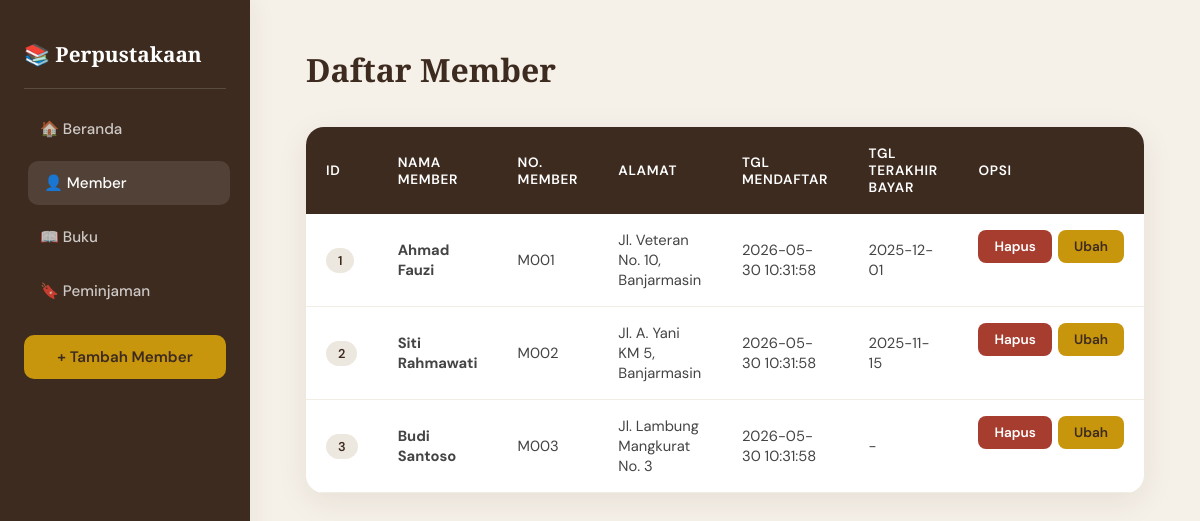
The page /Member.php on the database its author committed.
### tables this page shows
CREATE TABLE IF NOT EXISTS member (
    id_member       INT AUTO_INCREMENT PRIMARY KEY,
    nama_member     VARCHAR(250) NOT NULL,
    nomor_member    VARCHAR(15)  NOT NULL UNIQUE,
    alamat          TEXT,
    tgl_mendaftar   DATETIME     DEFAULT CURRENT_TIMESTAMP,
    tgl_terakhir_bayar DATE
);

### Model.php (called while the page is built, shortened)
<?php
function getAllMember() {
    $koneksi = koneksiDatabase();
    $query   = "SELECT * FROM member ORDER BY id_member ASC";
    $result  = mysqli_query($koneksi, $query);
    $data    = [];
    while ($row = mysqli_fetch_assoc($result)) {
        $data[] = $row;
    }
    return $data;
}

### Member.php (the view, shortened to what this page needs)
<?php
require_once 'Model.php';
$members = getAllMember();
?>
<!DOCTYPE html>
<html lang="id">
<head>
</head>
<body>
<aside class="sidebar">
    <h2>📚 Perpustakaan</h2>
    <a href="Index.php">🏠 Beranda</a>
    <a href="Member.php" class="active">👤 Member</a>
    <a href="Buku.php">📖 Buku</a>
    <a href="Peminjaman.php">🔖 Peminjaman</a>
    <a href="FormMember.php" class="tambah">+ Tambah Member</a>
</aside>
<main class="main">
    <div class="page-header">
        <h1 class="page-title">Daftar Member</h1>
    </div>
    <div class="table-wrap">
        <table>
            <thead>
                <tr>
                    <th>ID</th>
                    <th>Nama Member</th>
                    <th>No. Member</th>
                    <th>Alamat</th>
                    <th>Tgl Mendaftar</th>
                    <th>Tgl Terakhir Bayar</th>
                    <th>Opsi</th>
                </tr>
            </thead>
            <tbody>
                <?php if (empty($members)): ?>
                    <tr><td colspan="7" class="empty-state">Belum ada data member.</td></tr>
                <?php else: ?>
                    <?php foreach ($members as $m): ?>
                    <tr>
                        <td><span class="badge"><?= htmlspecialchars($m['id_member']) ?></span></td>
                        <td><strong><?= htmlspecialchars($m['nama_member']) ?></strong></td>
                        <td><?= htmlspecialchars($m['nomor_member']) ?></td>
                        <td><?= htmlspecialchars($m['alamat'] ?? '-') ?></td>
                        <td><?= htmlspecialchars($m['tgl_mendaftar'] ?? '-') ?></td>
                        <td><?= htmlspecialchars($m['tgl_terakhir_bayar'] ?? '-') ?></td>
                        <td style="display:flex;gap:6px;align-items:center;">
                            <a href="Member.php?hapus=<?= $m['id_member'] ?>"
                               class="btn btn-hapus"
                               onclick="return confirm('Yakin hapus member ini?')">Hapus</a>
                            <a href="FormMember.php?id=<?= $m['id_member'] ?>"
                               class="btn btn-ubah">Ubah</a>
                        </td>
                    </tr>
                    <?php endforeach; ?>
                <?php endif; ?>
            </tbody>
        </table>
    </div>
</main>
</body>
</html>

### Member.php (style rules this page uses)
:root { --cream: #F5F0E8; --brown: #3D2B1F; --gold: #C8960C; --rust: #A63D2F; --sage: #4A6741; --light: #FAF8F4; }
* { margin: 0; padding: 0; box-sizing: border-box; }
body { min-height: 100vh; background: var(--cream); font-family: 'DM Sans', sans-serif; display: flex; }
.sidebar { width: 15%; min-width: 250px; min-height: 100vh; background: var(--brown); padding: 40px 24px; display: flex; flex-direction: column; gap: 10px; flex-shrink: 0; box-shadow: 4px 0 24px rgba(61,43,31,0.05); }
.sidebar h2 { font-family: 'Playfair Display', serif; color: #fff; font-size: 1.3rem; margin-bottom: 8px; padding-bottom: 20px; border-bottom: 1px solid rgba(255,255,255,0.15); }
.sidebar a { display: block; padding: 12px 16px; color: rgba(255,255,255,0.75); text-decoration: none; border-radius: 10px; font-size: 0.95rem; font-weight: 500; transition: all 0.2s ease; }
.sidebar a:hover, .sidebar a.active { background: rgba(255,255,255,0.1); color: #fff; transform: translateX(4px); }
.sidebar a.tambah { background: var(--gold); color: var(--brown); font-weight: 600; margin-top: 12px; text-align: center; }
.main { flex: 1; padding: 48px 56px; }
.page-header { display: flex; align-items: center; justify-content: space-between; margin-bottom: 36px; }
.page-title { font-family: 'Playfair Display', serif; font-size: 2rem; color: var(--brown); }
.table-wrap { background: #fff; border-radius: 18px; overflow: hidden; box-shadow: 0 8px 32px rgba(61,43,31,0.08); }
table { width: 100%; border-collapse: collapse; }
thead tr { background: var(--brown); color: #fff; }
thead th { padding: 18px 20px; text-align: left; font-size: 0.85rem; font-weight: 600; letter-spacing: 0.05em; text-transform: uppercase; }
tbody tr { border-bottom: 1px solid #f2ede4; transition: background 0.15s; }
tbody td { padding: 16px 20px; font-size: 0.92rem; color: #444; vertical-align: middle; }
.badge { display: inline-block; padding: 4px 12px; border-radius: 20px; font-size: 0.8rem; font-weight: 600; background: #ede8df; color: var(--brown); }
.btn { display: inline-block; padding: 8px 16px; border-radius: 8px; font-size: 0.85rem; font-weight: 600; text-decoration: none; border: none; cursor: pointer; transition: all 0.18s ease; }
.btn-hapus { background: var(--rust); color: #fff; }
.btn-ubah { background: var(--gold); color: var(--brown); }

### rows shown on the page
member: id_member "1", nama_member "Ahmad Fauzi", nomor_member "M001", alamat "Jl. Veteran No. 10, Banjarmasin", tgl_mendaftar "2026-05-30 10:31:58", tgl_terakhir_bayar "2025-12-01"
member: id_member "2", nama_member "Siti Rahmawati", nomor_member "M002", alamat "Jl. A. Yani KM 5, Banjarmasin", tgl_mendaftar "2026-05-30 10:31:58", tgl_terakhir_bayar "2025-11-15"
member: id_member "3", nama_member "Budi Santoso", nomor_member "M003", alamat "Jl. Lambung Mangkurat No. 3", tgl_mendaftar "2026-05-30 10:31:58", tgl_terakhir_bayar "-"
